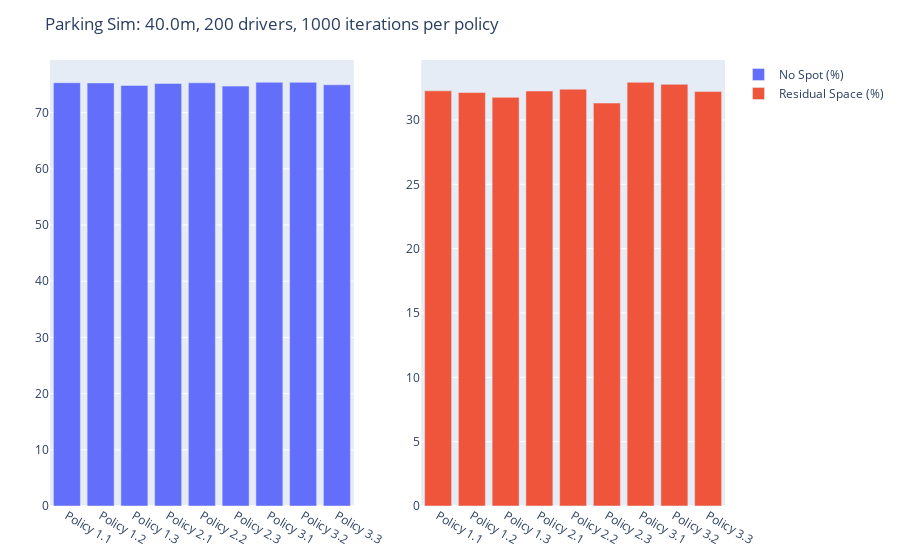

This figure's notebook cell:
### Code cell
curb = 40.0
no_drivers = 200
iterations = 1000
title = "Parking Sim: " * string(curb) * "m, " * string(no_drivers) * " drivers, " * string(iterations) * " iterations per policy"
comparison = compare_policies(policies, curb, no_drivers, iterations)
plot_comparison(comparison, title=title)

### Figure 1 — Plotly figure (JSON) as saved in the notebook; plotly's stock layout.template omitted (floating-point values rounded to 4 significant figures)
{"data": [{"name": "No Spot (%)", "type": "bar", "x": ["Policy 1.1", "Policy 1.2", "Policy 1.3", "Policy 2.1", "Policy 2.2", "Policy 2.3", "Policy 3.1", "Policy 3.2", "Policy 3.3"], "xaxis": "x1", "y": [75.33, 75.29, 74.85, 75.2, 75.31, 74.73, 75.4, 75.4, 74.97], "yaxis": "y1"}, {"name": "Residual Space (%)", "type": "bar", "x": ["Policy 1.1", "Policy 1.2", "Policy 1.3", "Policy 2.1", "Policy 2.2", "Policy 2.3", "Policy 3.1", "Policy 3.2", "Policy 3.3"], "xaxis": "x2", "y": [32.26, 32.13, 31.76, 32.25, 32.39, 31.31, 32.93, 32.77, 32.2], "yaxis": "y2"}], "layout": {"margin": {"b": 50, "l": 50, "r": 50, "t": 60}, "title": {"text": "Parking Sim: 40.0m, 200 drivers, 1000 iterations per policy"}, "xaxis1": {"anchor": "y1", "domain": [0, 0.45]}, "xaxis2": {"anchor": "y2", "domain": [0.55, 1]}, "yaxis1": {"anchor": "x1", "domain": [0, 1]}, "yaxis2": {"anchor": "x2", "domain": [0, 1]}}}
